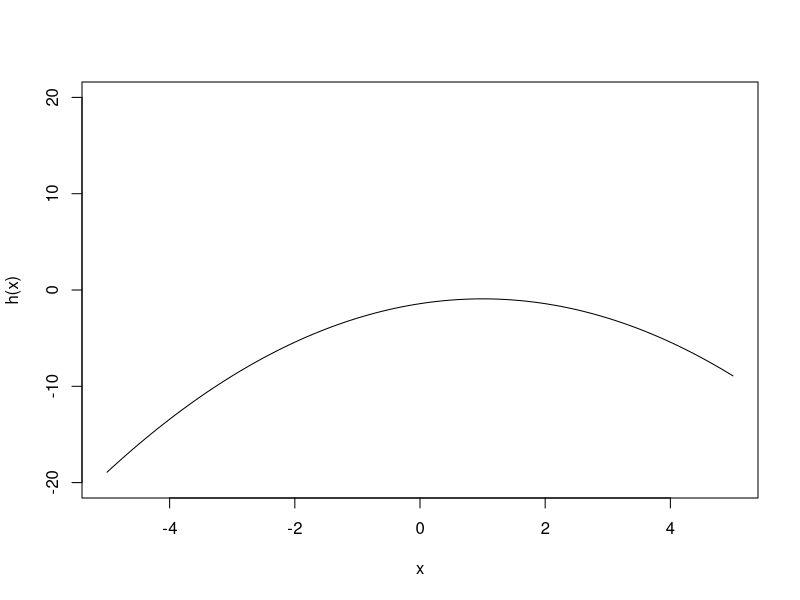

The R script that drew this image: (Note: this script raises an error after producing the figure.)
### Testing subfunctions

testdens = function(x) dnorm(x,1,1)
h = function(x) log(testdens(x))
T = c(-4,4)
D = c(-Inf, Inf)
normderiv = function(x) -(x-1)
## Testing the creation of upper hull ##

test1 = function() {
  
  ups <- createUpHull(T,h,D)
  print('Test to see if we get the right slopes')
  if (round(ups$m[1]) == normderiv(-4) & round(ups$m[2]) == normderiv(4)) {
    print('Pass: Slopes are okay')
  } else {
    print('Fail: Slopes are not correct')
  }
  
}

## Testing the creation of lower hull ##

test2 = function() {
  
  lows <- createLowHull(T,h,D)
  print('Test to see if we get the right slope')
  if (lows$m == 1) {
    print('Pass: Slope is okay.')
  } else {
    print('Fail: Slope is not okay')
  }
}

curve(h,xlim = c(-5,5), ylim = c(-20, 20))
lineseg1 = function(x) ups$m[1]*x + ups$b[1]
lineseg2 = function(x) ups$m[2]*x + ups$b[2]
lineseg3 = function(x) lows$m*x + lows$b
curve(lineseg1, from =-5, to = 5, add = TRUE, col = 'red')
curve(lineseg2, from = -5, to = 5, add = TRUE, col = 'green')
curve(lineseg3, from = -5, to = 5, add = TRUE, col = 'blue')



## Testing the sampling from the upper bound

testSampUp = function() {
  ts = seq(from = -5, to = ups$right[1], length.out = 100)
  ts2 = seq(from = ups$right[1], to = 5, length.out = 100)
  exCurve1 = function(x) exp(lineseg1(x))
  exCurve2 = function(x) exp(lineseg2(x))
  tsamp = replicate(10000, sampleUp(ups))
  hist(tsamp, xlim = c(-5,5), freq = FALSE)
  curve(exCurve1, from = -5, to = 0, col = "red", xlim = c(-5,5))
  curve(exCurve2, from = 0, to = 5, col = "red", add = TRUE)
}

testSampUp2 = function() {
  h2 <- function(x) log(dgamma(x,2))
  T1 <- c(0.4, 2)
  D <- c(0, Inf)
  ups2 <- createUpHull(T1, h2, D)
  lows2 <- createLowHull(T1, h2, D)
  tsamp2 = replicate(10000, sampleUp(ups2))
  ts = seq(from = 0, to = ups2$right[1], length.out=100)
  ts2 = seq(from = ups2$right[1], to = 10, length.out=100)
  lineseg1 = function(x) ups2$m[1]*x + ups2$b[1]
  lineseg2 = function(x) ups2$m[2]*x + ups2$b[2]
  exCurve1 = function(x) exp(lineseg1(x))
  exCurve2 = function(x) exp(lineseg2(x))
  hist(tsamp2, xlim = c(0,12), freq = FALSE)
  curve(exCurve1, from = 0, to = ups2$right[1], col = "red", xlim = c(0,10), add = TRUE)
  curve(exCurve2, from = ups2$right[1], to = 10, col = "red", add = TRUE)
  
}

### Test Evaluating functions
testEval1 = function() {
  print('Test to see if we are finding the right upper and lower values of candidate point')
  x.star = 1
  testvals <- evalSampPt(x.star, ups, lows)
  trueupper = ups$m[2]*x.star + ups$b[2]
  truelow = lows$m*x.star + lows$b
  if (testvals[1] == truelow) {
    print('Lower value is correct')
  } else {
    print('Lower value is incorrect')
  }
  if (testvals[2] == trueupper) {
    print('Upper value is correct')
  } else {
    print('Upper value is incorrect')
  }
  
}

testEval2 = function() {
  
  print('Test to see if we are finding the right upper and lower values of candidate point')
  x.star = 1
  testvals2 <- evalSampPt(x.star, ups2, lows2)
  trueupper = ups2$m[2]*x.star + ups2$b[2]
  truelow = lows2$m*x.star + lows2$b
  if (testvals2[1] == truelow) {
    print('Lower value is correct')
  } else {
    print('Lower value is incorrect')
  }
  if (testvals2[2] == trueupper) {
    print('Upper value is correct')
  } else {
    print('Upper value is incorrect')
  }
  
}

### Testing rejection function

testReject1 = function() {
  
  print('Test to see if we will reject correctly or not')
  w1 <- 0.5
  reject1 <- rejectiontest(x_star=1, w1, testvals[1], testvals[2], h)
  if (reject1[1] == FALSE) {
    print('Pass: We do not accept the point')
  } else {
    print('We failed to reject the point even though we should')
  }
  if (reject1[2] == TRUE) {
    print('Pass: We update the abscissae')
  } else {
    print('We failed to update the abscissae even though we should')
  }
  if (reject1[3] == TRUE) {
    print('Log-concave at this point')
  } else {
    print('Did not detect log-concavity even though it should')
  }
  
  
}

testReject2 = function() {
  print('Test to see if we will reject correctly or not')
  w1 <- 0.5
  reject2 <- rejectiontest(x_star=1, w1, testvals2[1], testvals2[2], h)
  if (reject2[1]) {
    print('Pass: We accept the point')
  } else {
    print('We failed to reject the point even though we should')
  }
  if (reject2[2] == FALSE) {
    print('Pass: We do not update the abscissae')
  } else {
    print('We update the abscissae even though we should')
  }
  if (reject2[3] == TRUE) {
    print('Log-concave at this point')
  } else {
    print('Did not detect log-concavity even though it should')
  }
  
}